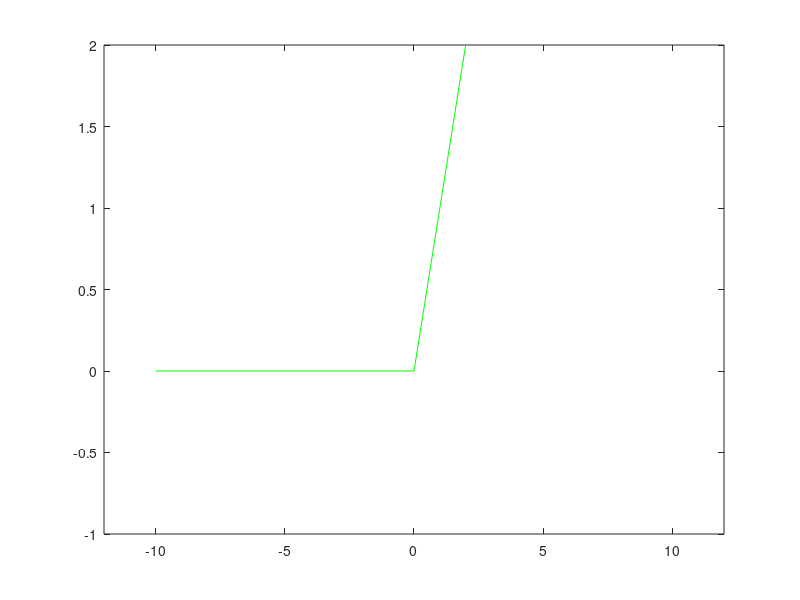

Write the MATLAB code that produced this figure.
%Generate and Plot Ramp Signal

%Ramp=t*u(t)

t = -10:10;                         % time renge

u = [zeros(1,10) ones(1,11)];       % unit step sequence

r = t.*u;
plot(t,r,'g');
axis([-12 12 -1 2])